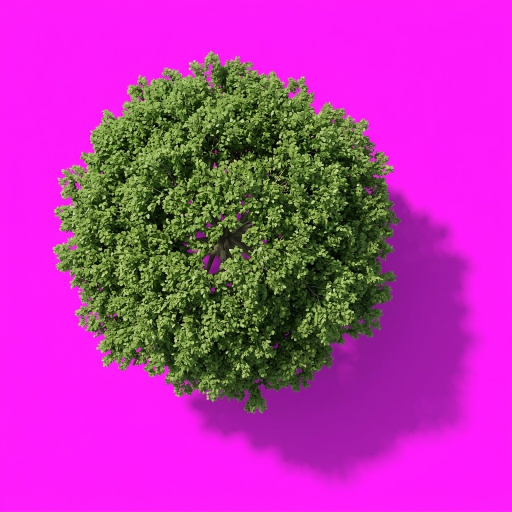
#> input picture art/alberi/verde.jpg, 1024 x 1024 px (shown at 1/2 size); its folder holds 3 pictures in this run
$ python albero.py
#> lines starting #> are read from the running program, lines starting #| are printed output that depends on the picture; after the words box and inside, x2 and y2 are one past the last pixel; in counts of white or black regions, pixels touching at a corner belong together
#> in estrai, im is the input picture: PIL image 1024x1024 RGB; mean R, G, B 183.9, 52.4, 172.4
"""
Ritaglia gli alberi generati, ombra compresa.

A differenza dei personaggi, qui lo sfondo magenta non va tagliato di netto:
l'ombra è magenta scurito, non un colore a parte, e un taglio binario la
trasformerebbe in una macchia dai bordi netti invece che nella dissolvenza
morbida che deve avere.

L'idea: ogni pixel ha una tinta (hue). Il fondo e la sua ombra condividono la
tinta del magenta, a prescindere da quanto sono scuri; la chioma dell'albero
ha una tinta completamente diversa (verde, giallo, bruno). Dove la tinta è
magenta, l'alpha lo decide quanto il pixel è più scuro del fondo puro — è
così che l'ombra resta un'ombra invece di sparire o diventare un bordo duro.
Dove la tinta si allontana dal magenta, il pixel è albero: opaco, colore
originale.

Uso: `python strumenti/albero.py` — legge da `art/alberi/`, scrive in
`public/alberi/` e stampa l'ancora di ciascuno (dove appoggiarlo sulla cella).
"""

from PIL import Image
import numpy as np
import os

BASE = os.path.join(os.path.dirname(os.path.abspath(__file__)), "..", "art", "alberi")
USCITA = os.path.join(os.path.dirname(os.path.abspath(__file__)), "..", "public", "alberi")

ALBERI = ("verde", "autunno", "conifera")

# Tinta del magenta di sfondo, in gradi (0-360). La banda di transizione è
# larga: il renderer tinge leggermente l'ombra a contatto con le chiome più
# calde (l'autunno), e una banda stretta lascerebbe lì una frangia rosa.
TINTA_MAGENTA = 300.0
BANDA_BASSA = 20.0
BANDA_ALTA = 46.0

# L'ombra al massimo scurisce fino a questa opacità: un'ombra a piena forza
# sarebbe una pozza nera invece che un velo.
ALPHA_OMBRA_MAX = 0.55

# Larghezza finale della chioma nel gioco, in pixel: più larga di una cella
# (48px) perché un albero deve sporgere sui vicini, come nella foto originale.
LARGHEZZA_FINALE = 108


def rgb_a_hsv(a):
    """Conversione RGB->HSV vettoriale: quella di PIL/colorsys è per-pixel."""
    a = a.astype(np.float32) / 255.0
    r, g, b = a[..., 0], a[..., 1], a[..., 2]
    cmax = np.max(a, axis=-1)
    cmin = np.min(a, axis=-1)
    delta = cmax - cmin

    hue = np.zeros_like(cmax)
    con_delta = delta > 1e-6
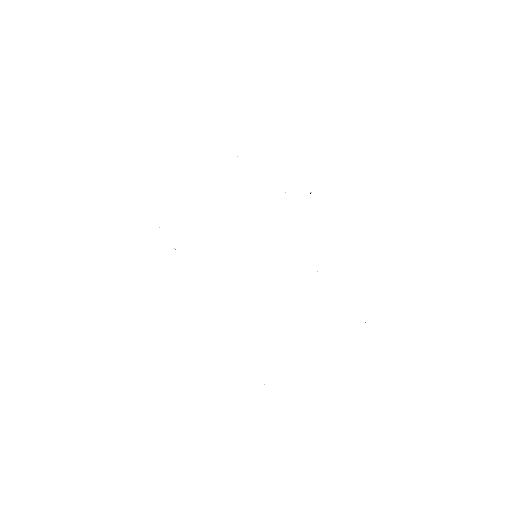
#> con_delta: shape (1024, 1024) bool (shown at 1/2 size); 100% white; black in thin lines or dots, all inside (x1, y1, x2, y2) = (318, 312, 731, 770)

    is_r = con_delta & (cmax == r)
#> is_r: shape (1024, 1024) bool; 58% white; 315 black regions (284 under 20 px), largest, box (x1, y1, x2, y2) and area: (108, 105, 943, 948) 438166, (419, 521, 439, 546) 204, (752, 30, 784, 32) 64
    is_g = con_delta & (cmax == g) & ~is_r
#> is_g: shape (1024, 1024) bool; 31.3% white; 18 white regions (15 under 20 px), largest, box (x1, y1, x2, y2) and area: (108, 105, 799, 824) 327595, (438, 498, 444, 510) 47, (442, 489, 448, 497) 27
    is_b = con_delta & (cmax == b) & ~is_r & ~is_g
#> is_b: shape (1024, 1024) bool; 10.7% white; 309 white regions (278 under 20 px), largest, box (x1, y1, x2, y2) and area: (382, 387, 943, 948) 110444, (419, 521, 439, 546) 204, (752, 30, 784, 32) 64

    hue[is_r] = (60 * (((g - b) / delta) % 6))[is_r]
    hue[is_g] = (60 * (((b - r) / delta) + 2))[is_g]
    hue[is_b] = (60 * (((r - g) / delta) + 4))[is_b]
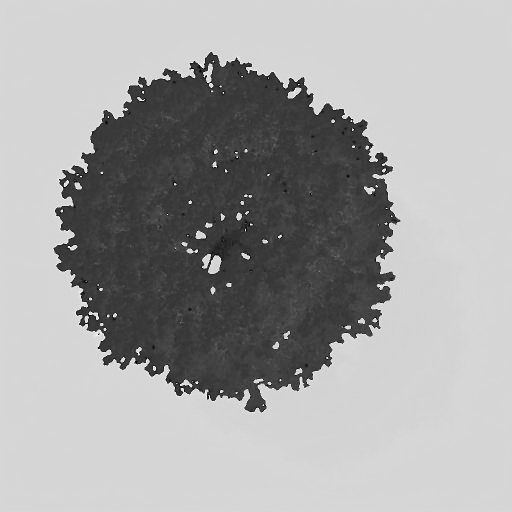
#> hue: shape (1024, 1024) float32 (shown at 1/2 size); min 0, max 358.6, mean 230.9; drawn with min black and max white

    value = cmax
    return hue, value


def differenza_angolare(hue, riferimento):
#> called with riferimento = 300
    d = np.abs(hue - riferimento) % 360
    return np.minimum(d, 360 - d)


def estrai(percorso):
    im = Image.open(percorso).convert("RGB")
    a = np.asarray(im)
    hue, value = rgb_a_hsv(a)

    diff = differenza_angolare(hue, TINTA_MAGENTA)
    # 1 = sicuramente fondo/ombra (stessa tinta del magenta), 0 = sicuramente
    # chioma. In mezzo una banda di transizione morbida sul bordo della chioma.
    e_sfondo = np.clip((BANDA_ALTA - diff) / (BANDA_ALTA - BANDA_BASSA), 0, 1)
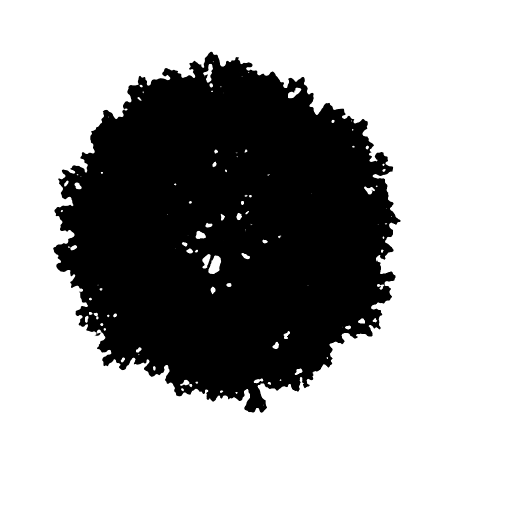
#> e_sfondo: shape (1024, 1024) float32 (shown at 1/2 size); min 0, max 1, mean 0.673

    # Quanto è più scuro il fondo/ombra rispetto al magenta pieno: la base
    # dell'ombra, prima di applicarci sopra la tinta.
    valore_fondo = np.median(value[diff < BANDA_BASSA][value[diff < BANDA_BASSA] > 0.85]) \
        if np.any((diff < BANDA_BASSA) & (value > 0.85)) else 1.0
#> valore_fondo = 0.996
    scurezza = np.clip(1 - value / valore_fondo, 0, 1)

    alpha_ombra = scurezza * ALPHA_OMBRA_MAX
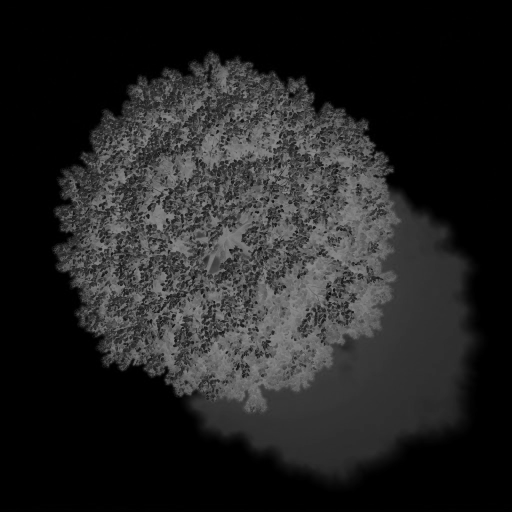
#> alpha_ombra: shape (1024, 1024) float32 (shown at 1/2 size); min 0, max 0.55, mean 0.136
    alpha = e_sfondo * alpha_ombra + (1 - e_sfondo) * 1.0

    # Il colore perde la tinta magenta con la stessa gradualità con cui il
    # pixel viene giudicato "sfondo": una soglia netta lascerebbe una frangia
    # rosa esattamente nella banda di transizione, dove l'antialiasing del
    # generatore mescola il magenta con la chioma.
    rgb = a.astype(np.float32) * (1 - e_sfondo)[..., None]

    risultato = np.dstack([rgb, alpha * 255]).astype(np.uint8)
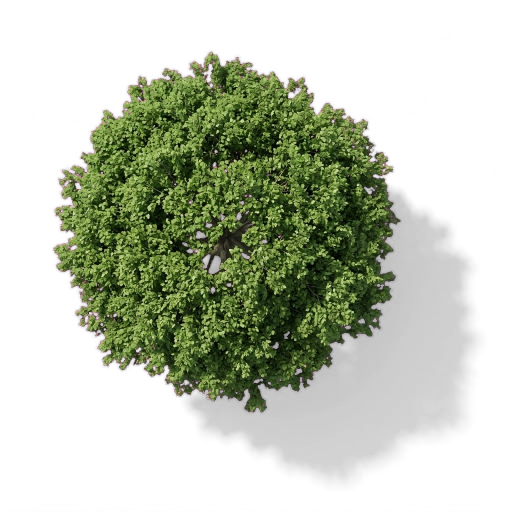
#> risultato: shape (1024, 1024, 4) (shown at 1/2 size); mean R, G, B, A 26.3, 32.9, 15.9, 90.3; transparent parts drawn white
    return Image.fromarray(risultato, mode="RGBA")


def ritaglia_e_ancora(im):
    a = np.asarray(im)
    alpha = a[..., 3]

    # Il riquadro totale: chioma più ombra, tutto ciò che non è trasparente.
    righe = np.where(alpha.max(axis=1) > 4)[0]
#> righe = 880 values from 98 to 977
    colonne = np.where(alpha.max(axis=0) > 4)[0]
#> colonne = 865 values from 103 to 967
    y0, y1 = righe[0], righe[-1] + 1
#> y0 = 98; y1 = 978
    x0, x1 = colonne[0], colonne[-1] + 1
#> x0 = 103; x1 = 968

    margine = 4
    y0, x0 = max(0, y0 - margine), max(0, x0 - margine)
#> y0 = 94; x0 = 99
    y1 = min(a.shape[0], y1 + margine)
#> y1 = 982
    x1 = min(a.shape[1], x1 + margine)
#> x1 = 972

    ritaglio = im.crop((x0, y0, x1, y1))

    # L'ancora: il centro della sola chioma opaca, non del riquadro intero —
    # il riquadro include l'ombra, che sbilancerebbe il centro verso il
    # basso-destra dove l'ombra si allunga.
    opaco = np.asarray(ritaglio)[..., 3] > 245
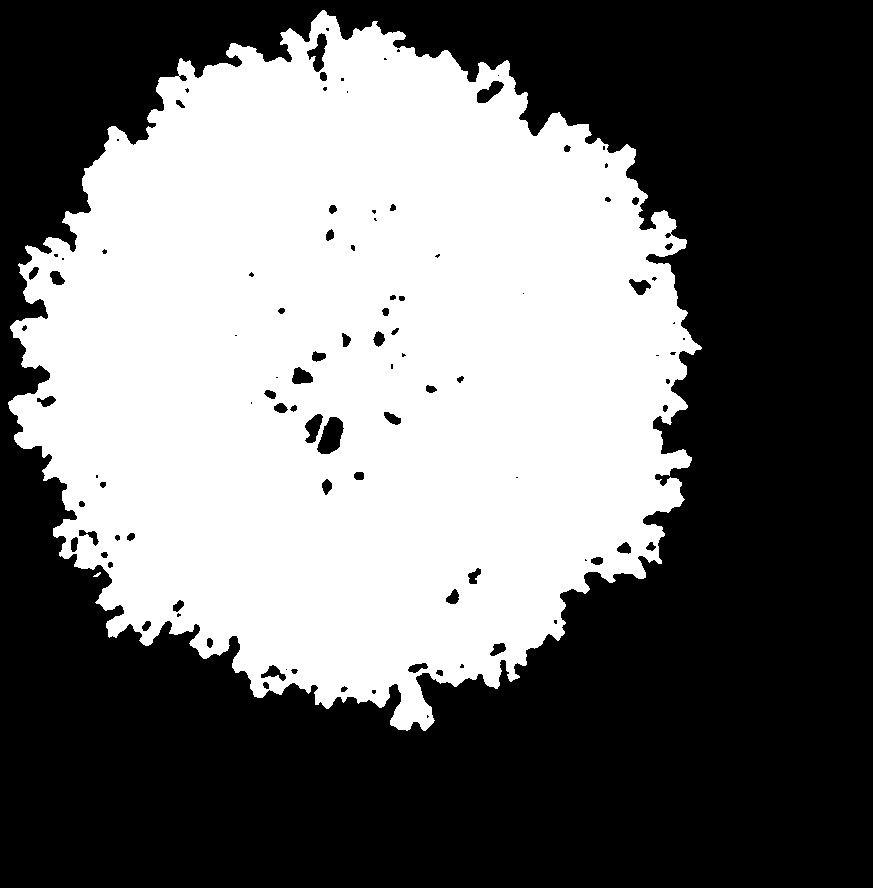
#> opaco: shape (888, 873) bool; 43.9% white; 2 white regions, box (x1, y1, x2, y2) and area: (8, 10, 702, 731) 340532, (93, 572, 101, 577) 20
    righe_o = np.where(opaco.any(axis=1))[0]
#> righe_o = 721 values from 10 to 730
    colonne_o = np.where(opaco.any(axis=0))[0]
#> colonne_o = 694 values from 8 to 701
    cx = (colonne_o[0] + colonne_o[-1]) / 2 / ritaglio.width
#> cx = 0.406
    cy = (righe_o[0] + righe_o[-1]) / 2 / ritaglio.height
#> cy = 0.417

    return ritaglio, (cx, cy)


def main():
    os.makedirs(USCITA, exist_ok=True)
    for nome in ALBERI:
        percorso = os.path.join(BASE, f"{nome}.jpg")
        estratto = estrai(percorso)
        ritaglio, ancora = ritaglia_e_ancora(estratto)
#> ancora = (0.406, 0.417)

        scala = LARGHEZZA_FINALE / ritaglio.width
#> scala = 0.124
        finale = ritaglio.resize(
            (LARGHEZZA_FINALE, round(ritaglio.height * scala)), Image.LANCZOS
        )
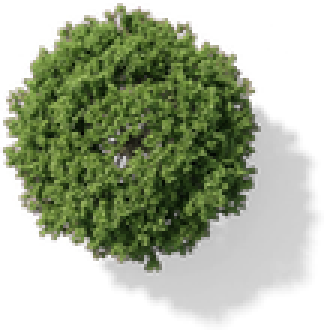
#> finale: PIL image 108x110 RGBA (shown 3 times larger); mean R, G, B, A 40.2, 48.7, 24.8, 121.8; transparent parts drawn white

        out = os.path.join(USCITA, f"{nome}.png")
        finale.save(out)
        print(f"{nome}: {finale.size} ancora=({ancora[0]:.3f}, {ancora[1]:.3f}) -> {out}")
#| verde: (108, 110) ancora=(0.406, 0.417) -> strumenti/../public/alberi/verde.png
#> pass 2 of the loop in main, `for nome in ALBERI:`:
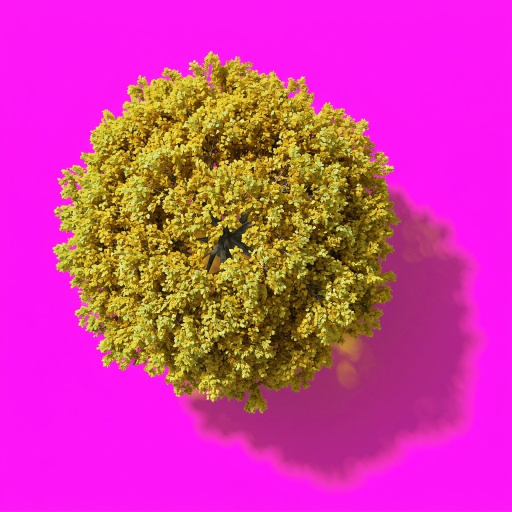
#> input picture art/alberi/autunno.jpg, 1024 x 1024 px (shown at 1/2 size)
#> in estrai, im is the input picture: PIL image 1024x1024 RGB; mean R, G, B 208.5, 60.1, 160.1
#> con_delta: shape (1024, 1024) bool; every value is 1
#> in rgb_a_hsv (call 2), `is_r = con_delta & (cmax == r)`:
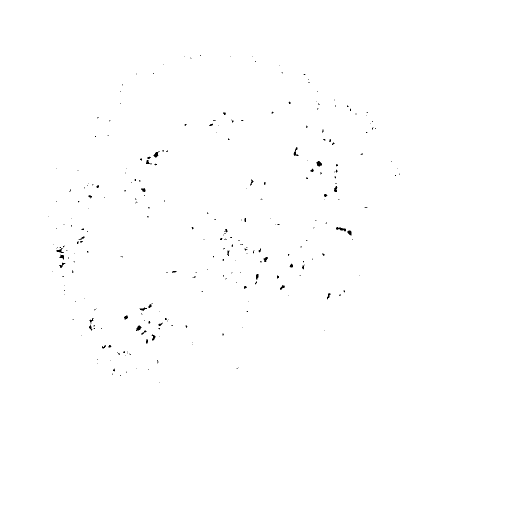
#> is_r: shape (1024, 1024) bool (shown at 1/2 size); 99.7% white; 272 black regions (227 under 20 px), largest, box (x1, y1, x2, y2) and area: (672, 454, 692, 463) 90, (633, 322, 644, 333) 84, (307, 302, 319, 315) 75
#> is_b: shape (1024, 1024) bool; 0.02% white in thin lines or dots, all inside (x1, y1, x2, y2) = (96, 110, 800, 765)
#> valore_fondo = 0.992
#> in estrai (call 2), `alpha = e_sfondo * alpha_ombra + (1 - e_sfondo) * 1.0`:
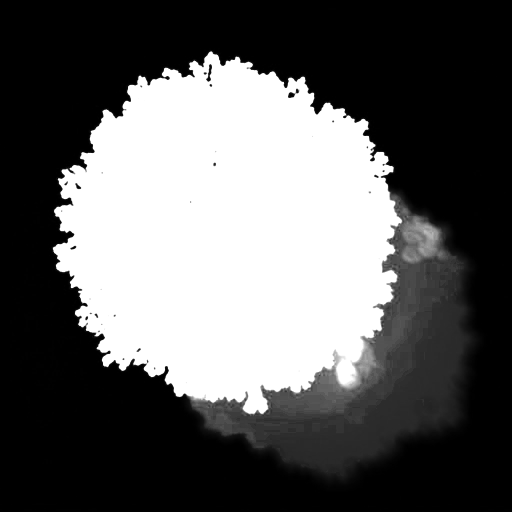
#> alpha: shape (1024, 1024) float32 (shown at 1/2 size); min 0, max 1, mean 0.371
#> ancora = (0.409, 0.418)
#| autunno: (108, 110) ancora=(0.409, 0.418) -> strumenti/../public/alberi/autunno.png


if __name__ == "__main__":
    main()
